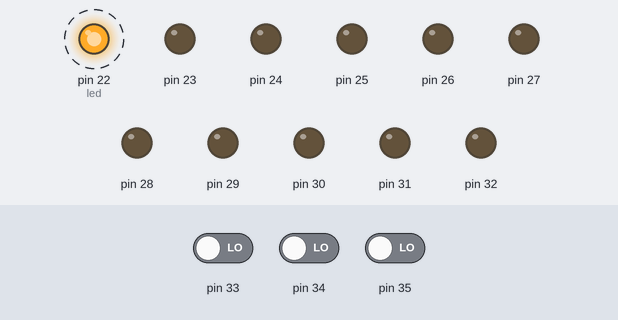
Simulated run of this sketch. Board: Arduino Mega 2560, built with avr-gcc and run on an emulated ATmega2560. Shown: output pins drawn as LEDs (lit = HIGH). Dashed ring = blinking. The inputs (shaded band) are chosen by the test bench; at power-on: pin 34 LOW, pin 33 LOW, pin 35 LOW. What the sketch prints to the serial monitor is not drawn.

Above: at 1.35 s.
1.4 s: pin 34 driven HIGH
At 1.7 s:
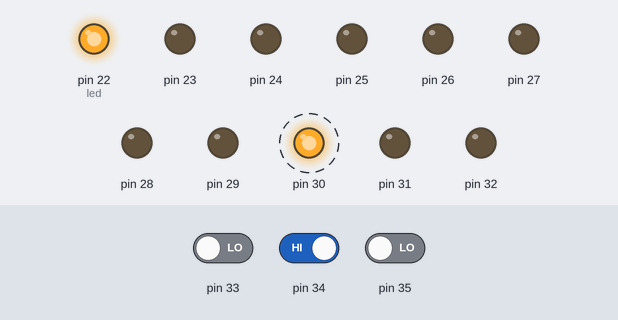
At 2.15 s:
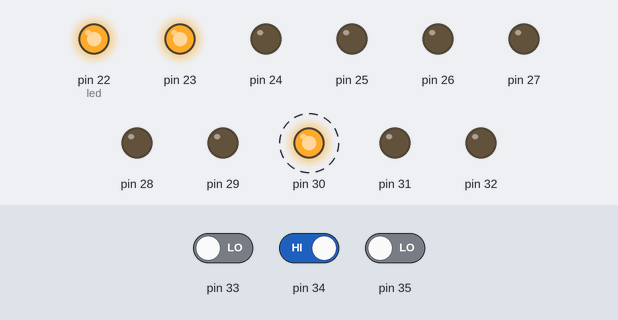
4.4 s: pin 33 driven HIGH
At 6.2 s:
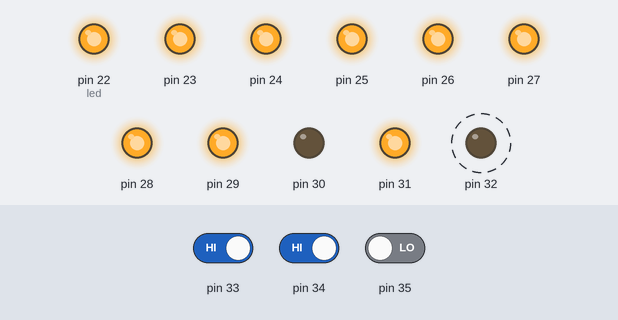
Timing chart, 0 to 13.4 s (numbered marks = the images above; inputs shaded):
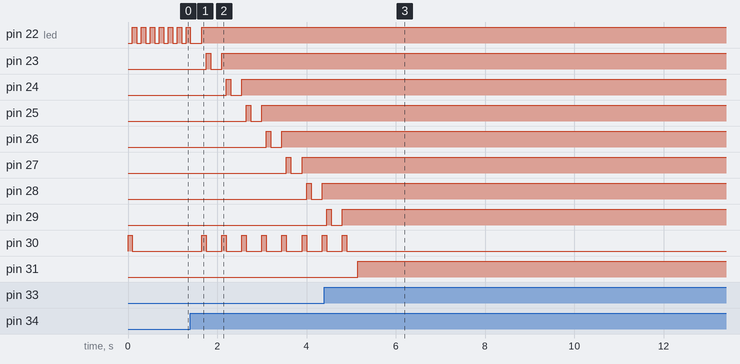

Measured:
- after the input at 1.4 s, pin 23: LOW → HIGH after 0.35 s, → LOW 0.10 s later, → HIGH 0.25 s later; pin 24: LOW → HIGH after 0.80 s, → LOW 0.10 s later, → HIGH 0.25 s later
- after the input at 4.4 s, pin 31: LOW → HIGH after 0.75 s; pin 32: alternates HIGH for 0.10 s and LOW for 1.5 s, starting after 0.65 s

The sketch:

binario_cod.ino
```cpp
void setup()
{
  //setando os pinos de saida
  for (int counter = 22; counter < 33; ++counter)
  {
    pinMode(counter,OUTPUT);
  }
  //setando os pinos de entrada
  for (int counter = 33; counter < 36; ++counter)
  {
    pinMode(counter,INPUT);
  }
  Serial.begin(9600);
  //led que esta no pino 30 pisca
  digitalWrite(30, HIGH);
  delay(100); // Wait for 100 millisecond(s)
  digitalWrite(30, LOW);
}
//definindo variaveis
int led = 22, i=0;
int binario[8];
int decimal=0;
int dec[8] = {128, 64, 32, 16, 8, 4, 2, 1};
int de[]={65,66,67,68,69,70,71,72,73,74,75,76,77,78,79,80,81,82,83,84,85,86,87,88};
const char cha[]={'A','B','C','D','E','F','G','H','I','J','K','L','M','N','O','P','Q','R','S','T','U','V','W','X'};
void loop()
{
  if(led<30)//faz o led biscar começando pelo que esta no pino 22
  {
    digitalWrite(led, HIGH);
    delay(100); // Wait for 100 millisecond(s)
    digitalWrite(led, LOW);
    delay(100); // Wait for 100 millisecond(s)
  }

  if(led<30)
  {
    if(digitalRead(35))//botão 0
    {
      delay(150);
      digitalWrite(led, LOW);
      binario[i]=0;
      led++; i++;
      if(led<24){Serial.print("Binario: ");}
      Serial.print("0");
      digitalWrite(30, HIGH);
      delay(100); // Wait for 100 millisecond(s)
      digitalWrite(30, LOW);
    }
    if(digitalRead(34))//botão 1
    {
      delay(150);
      digitalWrite(led, HIGH);
      binario[i]=1;
      led++; i++;
      if(led<24){Serial.print("Binario: ");}
      Serial.print("1");

      digitalWrite(30, HIGH);
      delay(100); // Wait for 100 millisecond(s)
      digitalWrite(30, LOW);
    }
  }
  else
  {
    if(i < 9)
    {
      delay(150);
      Serial.println(" ");
      Serial.println("-");
      Serial.print("Decimal: ");
      for (byte i = 0; i < 8; i = i + 1)
      {
        if(binario[i] == 1)
        {
          decimal = decimal + dec[i];
        }
      }
      Serial.print(decimal);
      Serial.println(" ");
      Serial.println("-");
      Serial.print("Character: ");
      for (byte i = 0; i < 24; i++)
      {
        if(de[i]==decimal)
        {
          Serial.print(cha[i]);
          Serial.println(" ");
        }
      }
      i++;
    }
    if(digitalRead(33))
    {
      for(byte i = 0;i<8;i++)
      {
        if(binario[i]==0)
        {
          digitalWrite(32,HIGH);
          delay(100);
          digitalWrite(32,LOW);
          digitalWrite(31, LOW);
          delay(1500); // Wait for 100 millisecond(s)
        }
        else
        {
          digitalWrite(32,HIGH);
          delay(100);
          digitalWrite(32,LOW);
          digitalWrite(31, HIGH);
          delay(1500); // Wait for 100 millisecond(s)
        }
      }
      digitalWrite(31,LOW);
    }
  }
}
```
